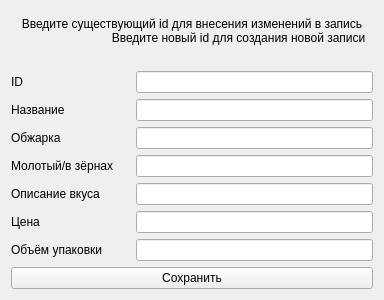
<?xml version="1.0" encoding="UTF-8"?>
<ui version="4.0">
    <class>Form</class>
    <widget class="QWidget" name="Form">
        <property name="geometry">
            <rect>
                <x>0</x>
                <y>0</y>
                <width>384</width>
                <height>300</height>
            </rect>
        </property>
        <property name="windowTitle">
            <string>Form</string>
        </property>
        <layout class="QGridLayout" name="gridLayout">
            <item row="4" column="0">
                <widget class="QLabel" name="label_4">
                    <property name="text">
                        <string>Молотый/в зёрнах</string>
                    </property>
                </widget>
            </item>
            <item row="2" column="1" colspan="2">
                <widget class="QLineEdit" name="le_title"/>
            </item>
            <item row="5" column="0">
                <widget class="QLabel" name="label_5">
                    <property name="text">
                        <string>Описание вкуса</string>
                    </property>
                </widget>
            </item>
            <item row="5" column="1" colspan="2">
                <widget class="QLineEdit" name="le_about"/>
            </item>
            <item row="1" column="0">
                <widget class="QLabel" name="label">
                    <property name="text">
                        <string>ID</string>
                    </property>
                </widget>
            </item>
            <item row="6" column="1" colspan="2">
                <widget class="QLineEdit" name="le_price"/>
            </item>
            <item row="1" column="1" colspan="2">
                <widget class="QLineEdit" name="le_id">
                    <property name="text">
                        <string/>
                    </property>
                    <property name="readOnly">
                        <bool>false</bool>
                    </property>
                    <property name="placeholderText">
                        <string/>
                    </property>
                </widget>
            </item>
            <item row="3" column="1" colspan="2">
                <widget class="QLineEdit" name="le_roast_deg"/>
            </item>
            <item row="7" column="1" colspan="2">
                <widget class="QLineEdit" name="le_volume"/>
            </item>
            <item row="6" column="0">
                <widget class="QLabel" name="label_6">
                    <property name="text">
                        <string>Цена</string>
                    </property>
                </widget>
            </item>
            <item row="2" column="0">
                <widget class="QLabel" name="label_2">
                    <property name="text">
                        <string>Название</string>
                    </property>
                </widget>
            </item>
            <item row="3" column="0">
                <widget class="QLabel" name="label_3">
                    <property name="text">
                        <string>Обжарка</string>
                    </property>
                </widget>
            </item>
            <item row="8" column="0" colspan="3">
                <widget class="QPushButton" name="btn_save">
                    <property name="text">
                        <string>Сохранить</string>
                    </property>
                </widget>
            </item>
            <item row="4" column="1" colspan="2">
                <widget class="QLineEdit" name="le_type"/>
            </item>
            <item row="7" column="0">
                <widget class="QLabel" name="label_7">
                    <property name="text">
                        <string>Объём упаковки</string>
                    </property>
                </widget>
            </item>
            <item row="0" column="0" colspan="3">
                <widget class="QLabel" name="label_8">
                    <property name="sizePolicy">
                        <sizepolicy hsizetype="Expanding" vsizetype="Minimum">
                            <horstretch>0</horstretch>
                            <verstretch>0</verstretch>
                        </sizepolicy>
                    </property>
                    <property name="text">
                        <string>Введите существующий id для внесения изменений в запись
                            Введите новый id для создания новой записи
                        </string>
                    </property>
                    <property name="textFormat">
                        <enum>Qt::AutoText</enum>
                    </property>
                    <property name="alignment">
                        <set>Qt::AlignCenter</set>
                    </property>
                    <property name="wordWrap">
                        <bool>false</bool>
                    </property>
                </widget>
            </item>
        </layout>
    </widget>
    <resources/>
    <connections/>
</ui>
